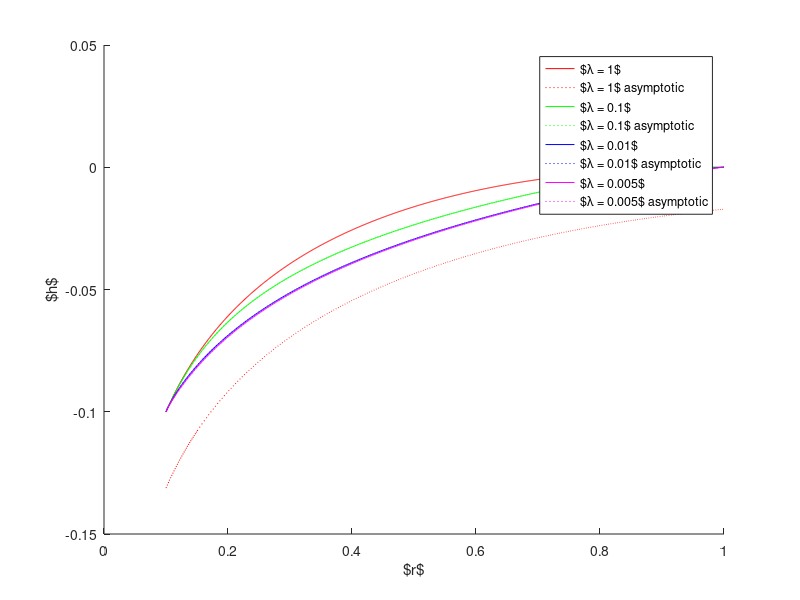

Here is the MATLAB script that generated this plot:
N = 1e3;
d = 2;
R = 0.2;
phi = deg2rad(30);
r_phi = sin(phi)*R;
h_phi = -0.1;
r = linspace(r_phi, d/2,N);

figure();
hold on
xlabel('$r$')
ylabel('$h$')
% ylabel('$\partial h/\partial r$')
% ylabel('$\nabla^2 h$')
% axis equal
colours = ["r", "g", "b", "m"];
ii = 0;

for lambda=[1,0.1,0.01,0.005]
% for lambda=[0.01]
    ii = ii+1;
    
    % full solution
    A_c = d/(2*r_phi*lambda)*besselk(1,d/2/lambda) - 1/lambda*besselk(1,r_phi/lambda);
    B_c = -d/(2*r_phi*lambda)*besseli(1,d/2/lambda) + 1/lambda*besseli(1,r_phi/lambda);
    D_c = besseli(0,r_phi/lambda) - besseli(0,d/2/lambda) ...
        - log(2*r_phi/d)*d/2/lambda*besseli(1,d/2/lambda);
    E_c = besselk(0,r_phi/lambda) - besselk(0,d/2/lambda) ...
        + log(2*r_phi/d)*d/2/lambda*besselk(1,d/2/lambda);
    
    C(4) = (h_phi - D_c*tan(phi)/B_c)/(-A_c*D_c/B_c+E_c);
    C(3) = (tan(phi) - C(4)*A_c)/B_c;
    C(1) = -C(3)*d/2/lambda*besseli(1,d/2/lambda) + C(4)*d/2/lambda*besselk(1,d/2/lambda);
    C(2) = -C(1)*log(d/2/lambda) - C(3)*besseli(0,d/2/lambda) - C(4)*besselk(0, d/2/lambda);
    
    h = C(1)*log(r/lambda) + C(2) + C(3)*besseli(0,r/lambda) + C(4)*besselk(0,r/lambda);

    hderiv = C(1)./r+C(3)/lambda*besseli(1,r/lambda)-C(4)/lambda*besselk(1,r/lambda);
    lap_h = C(3)/lambda^2*besseli(0,r/lambda)+C(4)/lambda^2*besselk(0,r/lambda);
    
    plot(r,h, strcat(colours(ii),'-'), ...
        'displayname', sprintf('$\\lambda = %0.2g$', lambda));

%     plot(r,hderiv, strcat(colours(ii),'-'), ...
%         'displayname', sprintf('$\\lambda = %0.2g$', lambda));

%     plot(r,lap_h, strcat(colours(ii),'-'), ...
%         'displayname', sprintf('$\\lambda = %0.2g$', lambda));

    % asymptotic solution
    C4_bar = (d/(2*r_phi*lambda)*besseli(1,d/2/lambda,1)*h_phi ...
        - besseli(0,d/2/lambda,1)*tan(phi) -...
        log(2*r_phi/d)*d/(2*lambda)*besseli(1,d/2/lambda,1)*tan(phi))/...
        (d/(2*r_phi*lambda)*besselk(0,r_phi/lambda,1)*besseli(1,d/2/lambda,1)...
        + 1/lambda*besselk(1,r_phi/lambda,1)*besseli(0,d/2/lambda,1)...
        + log(2*r_phi/d)*d/(2*lambda^2)*besselk(1,r_phi/lambda,1)*besseli(1,d/2/lambda,1));
    C3_bar = (tan(phi)+1/lambda*besselk(1,r_phi/lambda,1)*C4_bar)/...
        (-d/(2*r_phi*lambda)*besseli(1,d/2/lambda,1));
    h_as = -d/2/lambda*C3_bar*besseli(1,d/2/lambda,1)*log(r/lambda)...
        +d/2/lambda*C3_bar*log(d/2/lambda)*besseli(1,d/2/lambda,1)...
        -C3_bar*besseli(0,d/2/lambda,1)...
        +exp((r-d/2)/lambda).*C3_bar.*besseli(0,r/lambda,1)...
        +exp((r_phi-r)/lambda).*C4_bar.*besselk(0,r/lambda,1);

    hderiv_as = -besseli(1,d/2/lambda,1)*C3_bar*d/(2*lambda)*1./r...
        +exp((r-d/2)/lambda).*C3_bar/lambda.*besseli(1,r/lambda,1)...
        -exp((r_phi-r)/lambda).*C4_bar/lambda.*besselk(1,r/lambda,1);
    lap_h_as = exp((r-d/2)/lambda).*C3_bar/lambda^2.*besseli(0,r/lambda,1)...
        +exp((r_phi-r)/lambda).*C4_bar/lambda^2.*besselk(0,r/lambda,1);

    plot(r,h_as, strcat(colours(ii),':'), ...
        'displayname', sprintf('$\\lambda = %0.2g$ asymptotic', lambda));

%     plot(r,hderiv_as, strcat(colours(ii),':'), ...
%         'displayname', sprintf('$\\lambda = %0.2g$ asymptotic', lambda));

%     plot(r,lap_h_as, strcat(colours(ii),':'), ...
%         'displayname', sprintf('$\\lambda = %0.2g$ asymptotic', lambda));
end

% laplace solution
hl = h_phi*log(2*r/d)/log(2*r_phi/d);

% plot(r,hl,'k-.', 'displayname','$\lambda \rightarrow 0$');

legend






















